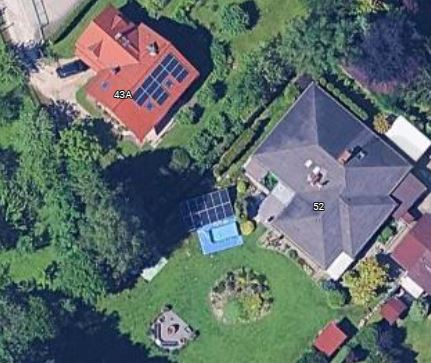
#> input picture Photos/3.JPG, 431 x 363 px, found by its file name
$ jupyter execute 'Lab5_Podsumowanie -Integracja Techniki Przetwarzania Obrazów.ipynb'
#> lines starting #> are read from the running program, lines starting #| are printed output that depends on the picture; after the words box and inside, x2 and y2 are one past the last pixel; in counts of white or black regions, pixels touching at a corner belong together; long printed decimals are rounded
# Lab6 — Integracja Techniki Przetwarzania Obrazów

**Cel:** Zintegrować klasyczne techniki przetwarzania obrazów: filtrację, segmentację, detekcję krawędzi, analizę konturów oraz porównać efekty tych operacji.
Część praktyczna: realizacja zadań laboratorium (porównania, pomiary metryk i czasów, zapis wyników do PDF).

Wymagane biblioteki:
- numpy, opencv-python, matplotlib, scikit-image, pandas
Instalacja: `pip install numpy opencv-python matplotlib scikit-image pandas`

[cell 1]
# Importy i funkcje pomocnicze
import cv2
import numpy as np
import matplotlib.pyplot as plt
import time
from skimage import data, img_as_ubyte, color
from skimage.metrics import structural_similarity as ssim
import pandas as pd
from matplotlib.backends.backend_pdf import PdfPages
from pathlib import Path

plt.rcParams['figure.dpi'] = 120

def show(img, title=None, cmap=None, figsize=(5,5)):
    plt.figure(figsize=figsize)
    if img.ndim == 2:
        plt.imshow(img, cmap=cmap)
    else:
        # If BGR, convert externally; assume input in RGB or grayscale for display
        try:
            plt.imshow(img)
        except:
            plt.imshow(img)
    if title:
        plt.title(title)
    plt.axis('off')
    plt.show()

def show_multi(imgs, titles, cmap=None, figsize=(15,5)):
    n = len(imgs)
    plt.figure(figsize=figsize)
    for i, (im, t) in enumerate(zip(imgs, titles)):
        plt.subplot(1, n, i+1)
        if im.ndim == 2:
            plt.imshow(im, cmap=cmap)
        else:
            plt.imshow(im)
        plt.title(t)
        plt.axis('off')
    plt.tight_layout()
    plt.show()

# [12 lines left out: functions to_gray_bgr, ensure_grayscale, not called in this run]

[cell 2]
# Wczytanie obrazu testowego. Preferowany plik: '4s.png' (umieścić w katalogu roboczym).
# Jeżeli plik nie istnieje, użyjemy dwóch obrazów z skimage dla porównań: 'astronaut' (kolorowy) i 'coffee'.
# base_path = Path.cwd()

base_path=Path(r"C:\Users\USER098\Documents\GitHub\ImageProcessingLessons\Photos")

obraz1="3.jpg"
obraz2="5.jpg"

obraz = obraz1

img_path = base_path / obraz

if img_path.exists():
    img_bgr = cv2.imread(str(img_path))
#> img_bgr is the input picture: shape (363, 431, 3); mean B, G, R 108, 109.1, 96
    # convert to RGB for consistent processing/visualization
    img_rgb = cv2.cvtColor(img_bgr, cv2.COLOR_BGR2RGB)
    print("Używam pliku lokalnego:", img_path)
else:
    # fallback: use skimage sample color image
    img_rgb = img_as_ubyte(data.astronaut())  # kolorowy wbudowany w biblioteke
    print("Plik 4s.png nie znaleziony — używam obrazu przykładowego 'astronaut'.")

# second test image for stability experiments
img_rgb2 = img_as_ubyte(data.coffee())
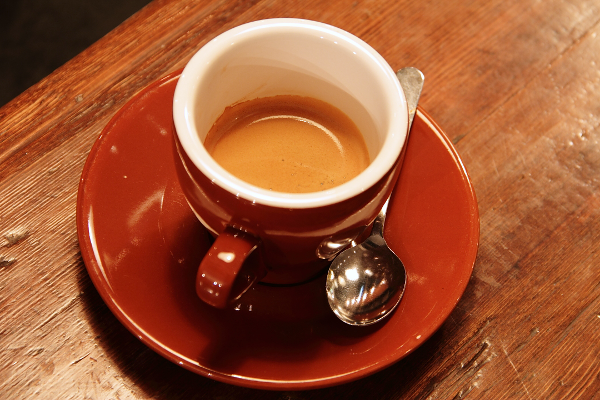
#> input picture skimage.data.coffee(), 600 x 400 px
#> img_rgb2 is the input picture: shape (400, 600, 3); mean R, G, B 158.6, 85.8, 51.5

# grayscale versions
img_gray = cv2.cvtColor(img_rgb, cv2.COLOR_RGB2GRAY)
img2_gray = cv2.cvtColor(img_rgb2, cv2.COLOR_RGB2GRAY)
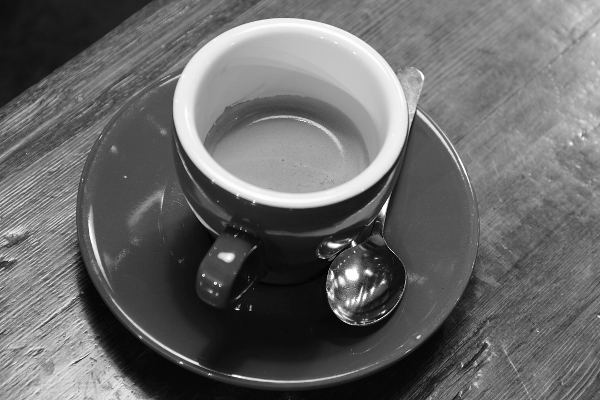
#> img2_gray: shape (400, 600); min 0, max 255, mean 103.7

show_multi([img_rgb, img_rgb2], ["Obraz główny (RGB)", "Obraz testowy 2 (RGB)"], figsize=(12,6))
#> in show_multi, `n = len(imgs)`: n = 2
#> the loop in show_multi, `for i, (im, t) in enumerate(zip(imgs, titles)):` made 2 passes
#> t on passes 1 to 2: 'Obraz główny (RGB)', 'Obraz testowy 2 (RGB)'

[cell 3]
# Metryki używane w eksperymentach
def iou_mask(m1, m2):
    m1_bin = (m1 > 0).astype(np.uint8)
    m2_bin = (m2 > 0).astype(np.uint8)
    inter = np.logical_and(m1_bin, m2_bin).sum()
    uni = np.logical_or(m1_bin, m2_bin).sum()
    return float(inter) / uni if uni > 0 else 0.0

def dice_mask(m1, m2):
    m1_bin = (m1 > 0).astype(np.uint8)
    m2_bin = (m2 > 0).astype(np.uint8)
    inter = np.logical_and(m1_bin, m2_bin).sum()
    denom = m1_bin.sum() + m2_bin.sum()
    return 2.0 * inter / denom if denom > 0 else 0.0

def compute_ssim(a, b):
    # a, b grayscale uint8
    return ssim(a, b)


# [16 lines of commented-out code are left out]

### Zadanie 1 — Zastosuj filtr medianowy przed segmentacją i porównaj wynik IoU
Procedura:
1. Filtr mediana na obrazie wejściowym (różne rozmiary jądra).
2. Segmentacja Otsu (po filtracji) i progowanie adaptacyjne.
3. Obliczenie IoU i Dice między maską Otsu a adaptacyjną, porównanie z przypadkiem bez mediany.

[cell 4]
# Zadanie 1: test z różnymi kernelami mediany
results_med = []
kernels = [1,3,5,7]  # kernel=1 => brak filtra (identity)
for k in kernels:
    if k == 1:
        img_proc = img_gray.copy()
    else:
        img_proc = cv2.medianBlur(img_gray, k)
    # segmentacje
    _, mask_otsu = cv2.threshold(img_proc, 0, 255, cv2.THRESH_BINARY + cv2.THRESH_OTSU)
    mask_adapt = cv2.adaptiveThreshold(img_proc, 255, cv2.ADAPTIVE_THRESH_GAUSSIAN_C,
                                       cv2.THRESH_BINARY, 11, 2)
    iou_val = iou_mask(mask_otsu, mask_adapt)
    dice_val = dice_mask(mask_otsu, mask_adapt)
    ssim_val = compute_ssim(mask_otsu, mask_adapt)
    results_med.append({'kernel':k, 'iou':iou_val, 'dice':dice_val, 'ssim_mask':ssim_val})
    print(f"kernel={k}: IoU={iou_val:.4f}, Dice={dice_val:.4f}, SSIM(mask)={ssim_val:.4f}")
#> this loop made 4 passes
#> (uni in iou_mask, iou_val, denom in dice_mask, dice_val, ssim_val) on passes 1 to 4: (114122, 0.57, 179139, 0.726, 0.3), (117340, 0.58, 185350, 0.734, 0.271), (121283, 0.586, 192351, 0.739, 0.241), (125482, 0.598, 200568, 0.749, 0.251)
#> (printed output is left out)
#> pass 1, `_, mask_otsu = cv2.threshold(img_proc, 0, 255, cv2.THRESH_BINARY + cv2..`:
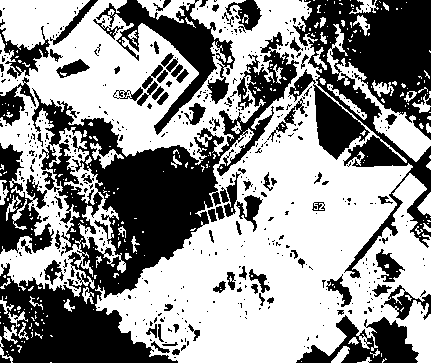
#> mask_otsu: shape (363, 431); 57.4% white; 518 black regions (432 under 20 px), largest, box (x1, y1, x2, y2) and area: (0, 32, 299, 363) 28608, (288, 0, 431, 278) 16432, (96, 0, 235, 135) 4678
#> after the loop:
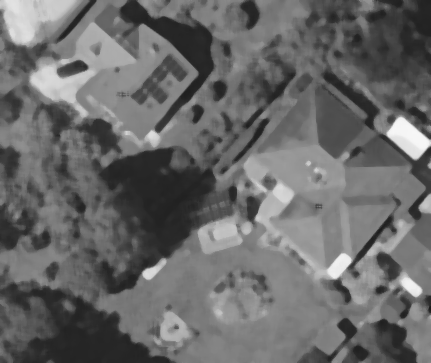
#> img_proc: shape (363, 431); min 26, max 247, mean 104.9
#> after the loop:
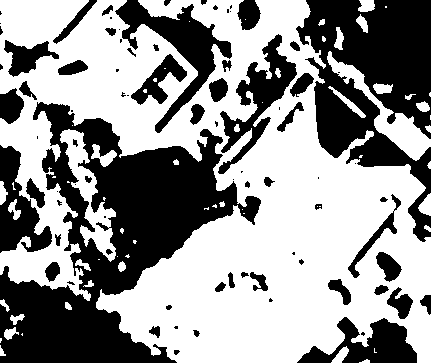
#> mask_otsu: shape (363, 431); 57.9% white; 82 black regions (33 under 20 px), largest, box (x1, y1, x2, y2) and area: (0, 102, 261, 363) 27737, (296, 0, 431, 242) 16408, (115, 0, 232, 133) 4078
#> after the loop, results_med = 4 items

df_med = pd.DataFrame(results_med)
#> df_med = table of 4 rows and 4 columns
display(df_med)

### Zadanie 2 — Zbadaj wpływ wartości progów Canny (dolny, górny) na wynik
Procedura:
1. Przetestować siatkę par progów (low, high).
2. Dla każdego zestawu: wykrycie krawędzi, znalezienie konturów, policzenie liczby konturów i porównanie z referencyjną maską (Otsu).
3. Metryka porównawcza: IoU (po rozszerzeniu krawędzi do maski) oraz liczba wykrytych konturów.

[cell 5]
# przygotowanie referencyjnej maski Otsu na obrazie oryginalnym (bez filtracji)
_, ref_otsu = cv2.threshold(img_gray, 0, 255, cv2.THRESH_BINARY + cv2.THRESH_OTSU)

def edges_to_mask(edges, dilate_iter=2):
    # rozszerz krawędzie, by mogły być porównane z maską regionów
    kernel = np.ones((3,3), np.uint8)
    mask = cv2.dilate(edges, kernel, iterations=dilate_iter)
    return mask

canny_params = [(50,150), (75,200), (100,200), (50,200), (30,100)]
res_canny = []
for low, high in canny_params:
    edges = cv2.Canny(img_gray, low, high)
    mask_from_edges = edges_to_mask(edges, dilate_iter=3)
    # porównaj maskę z ref_otsu
    iou_val = iou_mask(mask_from_edges, ref_otsu)
    contours, _ = cv2.findContours(edges, cv2.RETR_EXTERNAL, cv2.CHAIN_APPROX_SIMPLE)
    res_canny.append({'low':low, 'high':high, 'contours':len(contours), 'iou':iou_val})
    print(f"Canny({low},{high}) -> contours: {len(contours)}, IoU vs Otsu: {iou_val:.4f}")
#> this loop made 5 passes
#> (inter in iou_mask, uni in iou_mask, iou_val) on passes 1 to 5: (72082, 144593, 0.499), (64330, 141613, 0.454), (62523, 139958, 0.447), (68796, 143288, 0.48), (83394, 147628, 0.565)
#> (printed output is left out)
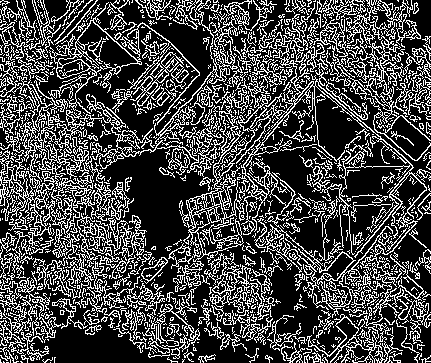
#> edges: shape (363, 431); 27.9% white in thin lines or dots
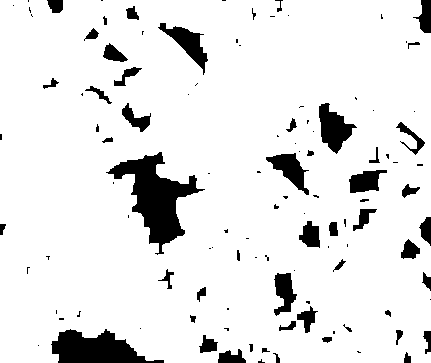
#> mask_from_edges: shape (363, 431); 90.3% white; 114 black regions (62 under 20 px)
#> after the loop, res_canny = 5 items

df_canny = pd.DataFrame(res_canny)
#> df_canny = table of 5 rows and 4 columns
display(df_canny)

### Zadanie 3 — Wykrywanie elips i prostokątów
Algorytm:
- znajdź kontury na masce (np. Otsu),
- dla każdego konturu: aproksymacja poligonalna → jeżeli liczba wierzchołków == 4 → prostokąt (sprawdź kąt i rzut),
- dopasowanie elipsy (cv2.fitEllipse) i ocenianie kształtu wg stosunku osi.

[cell 6]
# przygotowanie maski i konturów
_, mask_otsu_full = cv2.threshold(img_gray, 0, 255, cv2.THRESH_BINARY + cv2.THRESH_OTSU)
contours, _ = cv2.findContours(mask_otsu_full, cv2.RETR_EXTERNAL, cv2.CHAIN_APPROX_SIMPLE)
#> contours = 279 contours, 243 with area under 20; largest, box (x1, y1, x2, y2) and area: (0, 0, 431, 363) 90862, (327, 24, 431, 162) 2195, (90, 143, 124, 169) 230, (327, 84, 367, 120) 208, (417, 192, 431, 216) 161

img_shapes = img_rgb.copy()
ellipse_count = 0
rect_count = 0
other_count = 0
shapes = []

for c in contours:
    area = cv2.contourArea(c)
    if area < 200:  # pomiń drobne szumy
        continue
    peri = cv2.arcLength(c, True)
    approx = cv2.approxPolyDP(c, 0.02*peri, True)
    if len(approx) == 4:
        # prostokąt / kwadrat - sprawdź stosunek boków
        x,y,w,h = cv2.boundingRect(approx)
        ar = float(w)/h if h>0 else 0
        rect_count += 1
        label = "Rectangle"
        cv2.drawContours(img_shapes, [approx], -1, (0,255,0), 2)
        cv2.putText(img_shapes, f"Rect", (x, y-5), cv2.FONT_HERSHEY_SIMPLEX, 0.4, (0,255,0),1)
        shapes.append(('rect', area, ar))
    else:
        # spróbuj dopasować elipsę, jeśli kontur ma minimum 5 punktów
        if len(c) >= 5:
            try:
                el = cv2.fitEllipse(c)
                (xc, yc), (major, minor), angle = el
                if minor == 0:
                    continue
                ratio = minor/major if major>0 else 0
                # jeśli ratio bliskie 1 → okrąg/elipsa
                ellipse_count += 1
                cv2.ellipse(img_shapes, el, (255,0,0), 2)
                cv2.putText(img_shapes, f"Elps", (int(xc), int(yc)), cv2.FONT_HERSHEY_SIMPLEX, 0.4, (255,0,0),1)
                shapes.append(('ellipse', area, ratio))
            except Exception as e:
                other_count += 1
        else:
            other_count += 1
#> this loop made 279 passes
#> (area, peri, xc, yc, major, minor, angle, ratio) on passes 154, 196, 247, 279: (230.5, 158.4, 105.4, 155.2, 19.16, 30.81, 121.8, 1.61), (208, 125.9, 348.2, 102.5, 6.03, 57.04, 130.8, 9.46), (2195, 685.5, 373.1, 93.22, 38.37, 137.8, 144.4, 3.59), (90862.5, 9026.9, 209.4, 190.3, 309.1, 427.4, 130, 1.38)
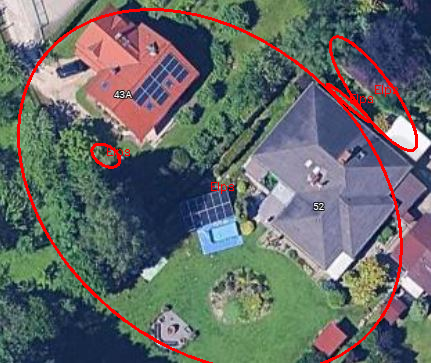
#> img_shapes: shape (363, 431, 3); mean R, G, B 101, 105.8, 104.9
#> after the loop, ellipse_count = 4; other_count = 0; rect_count = 0; shapes = [('ellipse', 230.5, 1.61), ('ellipse', 208, 9.46), ('ellipse', 2195, 3.59), ('ellipse', 90862.5, 1.38)]

print(f"Prostokąty: {rect_count}, Elipsy: {ellipse_count}, Pozostałe: {other_count}")
#| Prostokąty: 0, Elipsy: 4, Pozostałe: 0
show(img_shapes, "Wykryte kształty (prostokąty zielone, elipsy czerwone)")

### Zadanie 4 — Porównanie histogramów po filtracji Gaussa i bilateralnej
- Oblicz histogramy intensywności dla obrazu po filtracji Gaussa i po filtracji bilateralnej.
- Porównaj statystycznie (miary: korelacja histogramów, odległość Bhattacharyya lub chi-square).

[cell 7]
# Filtracja
gauss = cv2.GaussianBlur(img_gray, (5,5), 1.0)
bilat = cv2.bilateralFilter(img_gray, 9, 75, 75)

# histogramy
hist_orig = cv2.calcHist([img_gray],[0],None,[256],[0,256]).flatten()
#> hist_orig = 256 values, max 2152 at index 38, min 0 at index 0, mean 611.1
hist_gauss = cv2.calcHist([gauss],[0],None,[256],[0,256]).flatten()
#> hist_gauss = 256 values, max 2499 at index 38, min 0 at index 0, mean 611.1
hist_bilat = cv2.calcHist([bilat],[0],None,[256],[0,256]).flatten()
#> hist_bilat = 256 values, max 2669 at index 129, min 0 at index 0, mean 611.1

# porównania histogramów - korelacja i chi-square
corr_gauss = cv2.compareHist(hist_orig.astype('float32'), hist_gauss.astype('float32'), cv2.HISTCMP_CORREL)
#> corr_gauss = 0.984
corr_bilat = cv2.compareHist(hist_orig.astype('float32'), hist_bilat.astype('float32'), cv2.HISTCMP_CORREL)
#> corr_bilat = 0.947
chi_gauss = cv2.compareHist(hist_orig.astype('float32'), hist_gauss.astype('float32'), cv2.HISTCMP_CHISQR)
#> chi_gauss = 6307.3
chi_bilat = cv2.compareHist(hist_orig.astype('float32'), hist_bilat.astype('float32'), cv2.HISTCMP_CHISQR)
#> chi_bilat = 14153.5

print("Korelacja (orig vs gauss):", corr_gauss)
#| Korelacja (orig vs gauss): 0.9838
print("Korelacja (orig vs bilateral):", corr_bilat)
#| Korelacja (orig vs bilateral): 0.9466
print("Chi-square (orig vs gauss):", chi_gauss)
#| Chi-square (orig vs gauss): 6307.251
print("Chi-square (orig vs bilateral):", chi_bilat)
#| Chi-square (orig vs bilateral): 14153.526

# wykres
plt.figure(figsize=(10,4))
plt.subplot(1,3,1); plt.title('Oryginał'); plt.plot(hist_orig); plt.xlim([0,255])
plt.subplot(1,3,2); plt.title('Gauss'); plt.plot(hist_gauss); plt.xlim([0,255])
plt.subplot(1,3,3); plt.title('Bilateral'); plt.plot(hist_bilat); plt.xlim([0,255])
plt.tight_layout(); plt.show()

### Zadanie 5 — Obliczanie średniej wartości SSIM między maską Otsu a adaptacyjną
Metoda:
- Obliczyć SSIM pomiędzy maskami binarnymi (jako obrazy grayscale).

[cell 8]
# Obliczenie masek dla porównania (użyjemy obrazu oryginalnego)
_, mask_otsu = cv2.threshold(img_gray, 0, 255, cv2.THRESH_BINARY + cv2.THRESH_OTSU)
mask_adapt = cv2.adaptiveThreshold(img_gray, 255, cv2.ADAPTIVE_THRESH_MEAN_C, cv2.THRESH_BINARY, 11, 2)
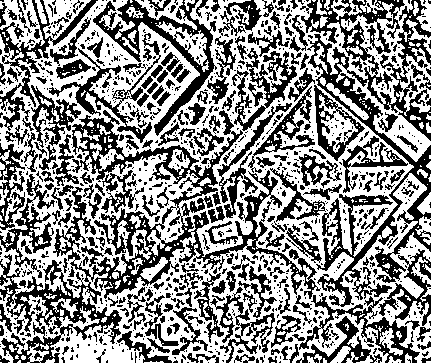
#> mask_adapt: shape (363, 431); 55.3% white; 985 black regions (750 under 20 px), largest, box (x1, y1, x2, y2) and area: (0, 110, 321, 363) 14012, (300, 0, 431, 307) 11212, (93, 0, 217, 136) 3271

ssim_val_masks = ssim(mask_otsu, mask_adapt)
#> ssim_val_masks = 0.333
print("SSIM (Otsu vs Adaptacyjne):", ssim_val_masks)
#| SSIM (Otsu vs Adaptacyjne): 0.3329

plt.figure(figsize=(10,4))
plt.imshow(mask_otsu, cmap='gray')
plt.show()
plt.imshow(mask_adapt, cmap='gray')
plt.tight_layout()
plt.show()

### Zadanie 6 — Rozszerz pipeline o detekcję kolorowych obiektów (przestrzeń HSV)
- Zidentyfikować obiekty określonego koloru (np. czerwony, zielony) poprzez progi w HSV.
- Zastosować operacje morfologiczne do oczyszczenia maski.

[cell 9]
# Detekcja koloru w HSV - przykładowo wykryjemy czerwone obszary
img_hsv = cv2.cvtColor(img_rgb, cv2.COLOR_RGB2HSV)
#> img_hsv: shape (363, 431, 3); mean H, S, V 88, 86.7, 124.8

kernel = np.ones((5,5), np.uint8)

# zakresy dla czerwieni (uwzględniający przeskok H)
lower1 = np.array([0, 0, 0])
upper1 = np.array([10, 255, 255])
lower2 = np.array([170, 0, 0])
upper2 = np.array([180, 255, 255])

mask1 = cv2.inRange(img_hsv, lower1, upper1)
#> mask1: shape (363, 431); 4.2% white; 91 white regions (77 under 20 px), largest, box (x1, y1, x2, y2) and area: (30, 6, 160, 145) 4786, (4, 0, 36, 41) 826, (139, 28, 170, 51) 164
mask2 = cv2.inRange(img_hsv, lower2, upper2)
#> mask2: shape (363, 431); 3% white; 102 white regions (85 under 20 px), largest, box (x1, y1, x2, y2) and area: (96, 8, 197, 139) 2424, (315, 321, 344, 355) 510, (97, 64, 128, 100) 337
mask_red = cv2.bitwise_or(mask1, mask2)
#> mask_red: shape (363, 431); 7.3% white; 60 white regions (48 under 20 px), largest, box (x1, y1, x2, y2) and area: (28, 6, 197, 145) 8319, (0, 0, 38, 42) 1008, (314, 321, 344, 355) 591

mask_red = cv2.morphologyEx(mask_red, cv2.MORPH_OPEN, kernel)
#> mask_red: shape (363, 431); 6.3% white; 13 white regions (1 under 20 px), largest, box (x1, y1, x2, y2) and area: (75, 8, 196, 144) 7226, (6, 0, 37, 40) 864, (315, 325, 343, 352) 556
mask_red = cv2.morphologyEx(mask_red, cv2.MORPH_CLOSE, kernel)
#> mask_red: shape (363, 431); 6.5% white; 10 white regions (1 under 20 px), largest, box (x1, y1, x2, y2) and area: (75, 8, 196, 144) 7318, (6, 0, 37, 40) 890, (35, 69, 74, 101) 667

lower1_green = np.array([35, 0, 0])
upper1_green = np.array([85, 255, 255])
mask_green = cv2.inRange(img_hsv, lower1_green, upper1_green)
#> mask_green: shape (363, 431); 40.1% white; 38 white regions (18 under 20 px), largest, box (x1, y1, x2, y2) and area: (0, 0, 396, 363) 56203, (43, 0, 128, 63) 1616, (398, 295, 431, 363) 1316

mask_green = cv2.morphologyEx(mask_green, cv2.MORPH_OPEN, kernel)
#> mask_green: shape (363, 431); 39.3% white; 26 white regions (1 under 20 px), largest, box (x1, y1, x2, y2) and area: (0, 0, 384, 363) 54651, (44, 0, 127, 61) 1569, (402, 299, 431, 363) 1292
mask_green = cv2.morphologyEx(mask_green, cv2.MORPH_CLOSE, kernel)
#> mask_green: shape (363, 431); 39.9% white; 20 white regions, largest, box (x1, y1, x2, y2) and area: (0, 0, 384, 363) 56513, (44, 0, 127, 61) 1660, (402, 299, 431, 363) 1293

lower1_blue = np.array([96, 0, 0])
upper1_blue = np.array([125, 255, 255])
mask_blue = cv2.inRange(img_hsv, lower1_blue, upper1_blue)
#> mask_blue: shape (363, 431); 36.1% white; 68 white regions (30 under 20 px), largest, box (x1, y1, x2, y2) and area: (242, 0, 431, 272) 26015, (94, 150, 243, 293) 12130, (3, 284, 169, 363) 6363

mask_blue = cv2.morphologyEx(mask_blue, cv2.MORPH_OPEN, kernel)
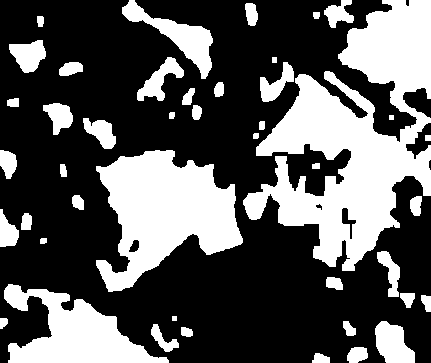
#> mask_blue: shape (363, 431); 34.7% white; 44 white regions, largest, box (x1, y1, x2, y2) and area: (243, 0, 431, 271) 23988, (96, 150, 243, 292) 12063, (4, 284, 169, 363) 6314
mask_blue = cv2.morphologyEx(mask_blue, cv2.MORPH_CLOSE, kernel)
#> mask_blue: shape (363, 431); 35.1% white; 38 white regions, largest, box (x1, y1, x2, y2) and area: (243, 0, 431, 271) 25067, (96, 150, 243, 292) 12091, (4, 284, 169, 363) 6338

show_multi([img_rgb, mask_red,mask_green,mask_blue], ["Obraz RGB", "Maska koloru czerwonego","mask_green","mask_blue"], figsize=(10,5))
#> (the rest of the program and of its run is left out)
